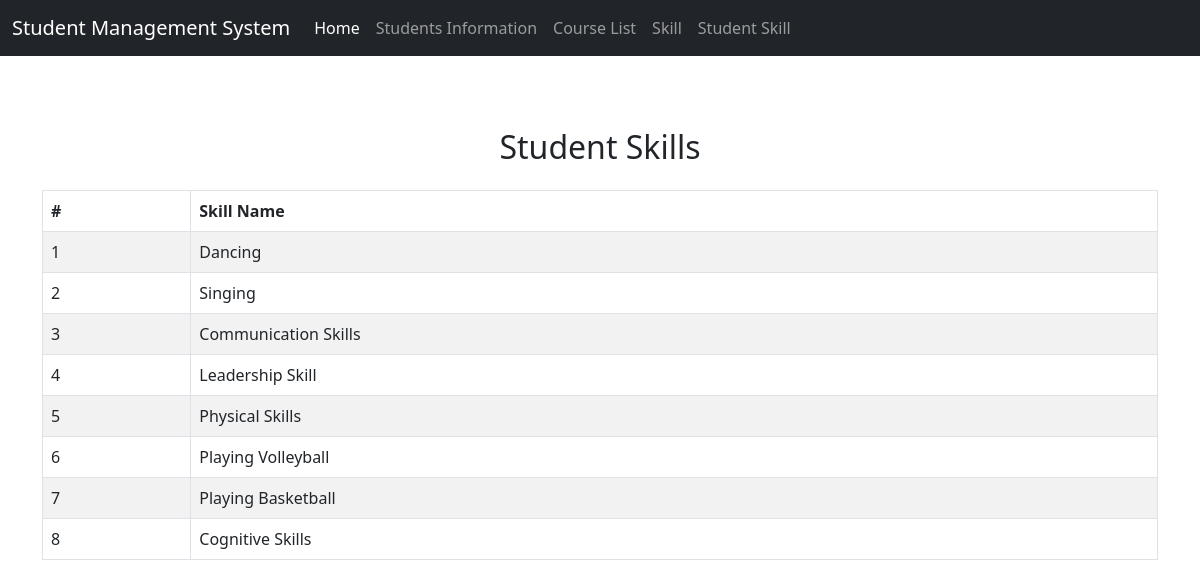
The app's page /skill.php with its own data.
### tables this page shows
CREATE TABLE `skills` (
  `skill_id` int(11) NOT NULL,
  `skill_name` varchar(255) NOT NULL
);

### skill.php (the view, shortened to what this page needs)
<?php
include "db_conn.php";
$sql = "SELECT skill_id, skill_name FROM skills";
$result = $conn->query($sql);
if ($result->num_rows > 0) {
  $skills = $result->fetch_all(MYSQLI_ASSOC);
} else {
  $skills = [];
}
?>
<!DOCTYPE html>
<html lang="en">
<head>
  <link href="https://cdn.jsdelivr.net/npm/bootstrap@5.2.3/dist/css/bootstrap.min.css" rel="stylesheet">
  <link rel="stylesheet" href="https://cdnjs.cloudflare.com/ajax/libs/font-awesome/6.4.0/css/all.min.css" />
</head>
<body>
<nav class="navbar navbar-expand-lg navbar-dark bg-dark">
    <div class="container-fluid">
        <a class="navbar-brand" href="home.php">Student Management System</a>
        <div class="collapse navbar-collapse" id="navbarNav">
            <ul class="navbar-nav">
                <li class="nav-item">
                    <a class="nav-link active" href="home.php">Home</a>
                </li>
                <li class="nav-item">
                    <a class="nav-link" href="stud_info.php">Students Information</a>
                </li>
                <li class="nav-item">
                    <a class="nav-link" href="course_list.php">Course List</a>
                </li>
                <li class="nav-item">
                    <a class="nav-link" href="skill.php">Skill</a>
                </li>
                <li class="nav-item">
                    <a class="nav-link" href="stud_skill.php">Student Skill</a>
                </li>
            </ul>
        </div>
    </div>
</nav>
<br>
<div class="container mt-5">
    <h2 class="text-center mb-4">Student Skills</h2>
    <div class="table-responsive">
        <table class="table table-bordered table-striped">
            <thead>
                <tr>
                    <th>#</th>
                    <th>Skill Name</th>
                </tr>
            </thead>
            <tbody>
                <?php
                if (count($skills) > 0) {
                    foreach ($skills as $skill) {
                        echo "<tr>
                                <td>{$skill['skill_id']}</td>
                                <td>{$skill['skill_name']}</td>
                            </tr>";
                    }
                } else {
                    echo "<tr><td colspan='2' class='text-center'>No skills found.</td></tr>";
                }
                ?>
            </tbody>
        </table>
    </div>
</div>
</body>
</html>

### records on screen
skills: skill_id "1", skill_name "Dancing"
skills: skill_id "2", skill_name "Singing"
skills: skill_id "3", skill_name "Communication Skills"
skills: skill_id "4", skill_name "Leadership Skill"
skills: skill_id "5", skill_name "Physical Skills"
skills: skill_id "6", skill_name "Playing Volleyball"
skills: skill_id "7", skill_name "Playing Basketball"
skills: skill_id "8", skill_name "Cognitive Skills"
